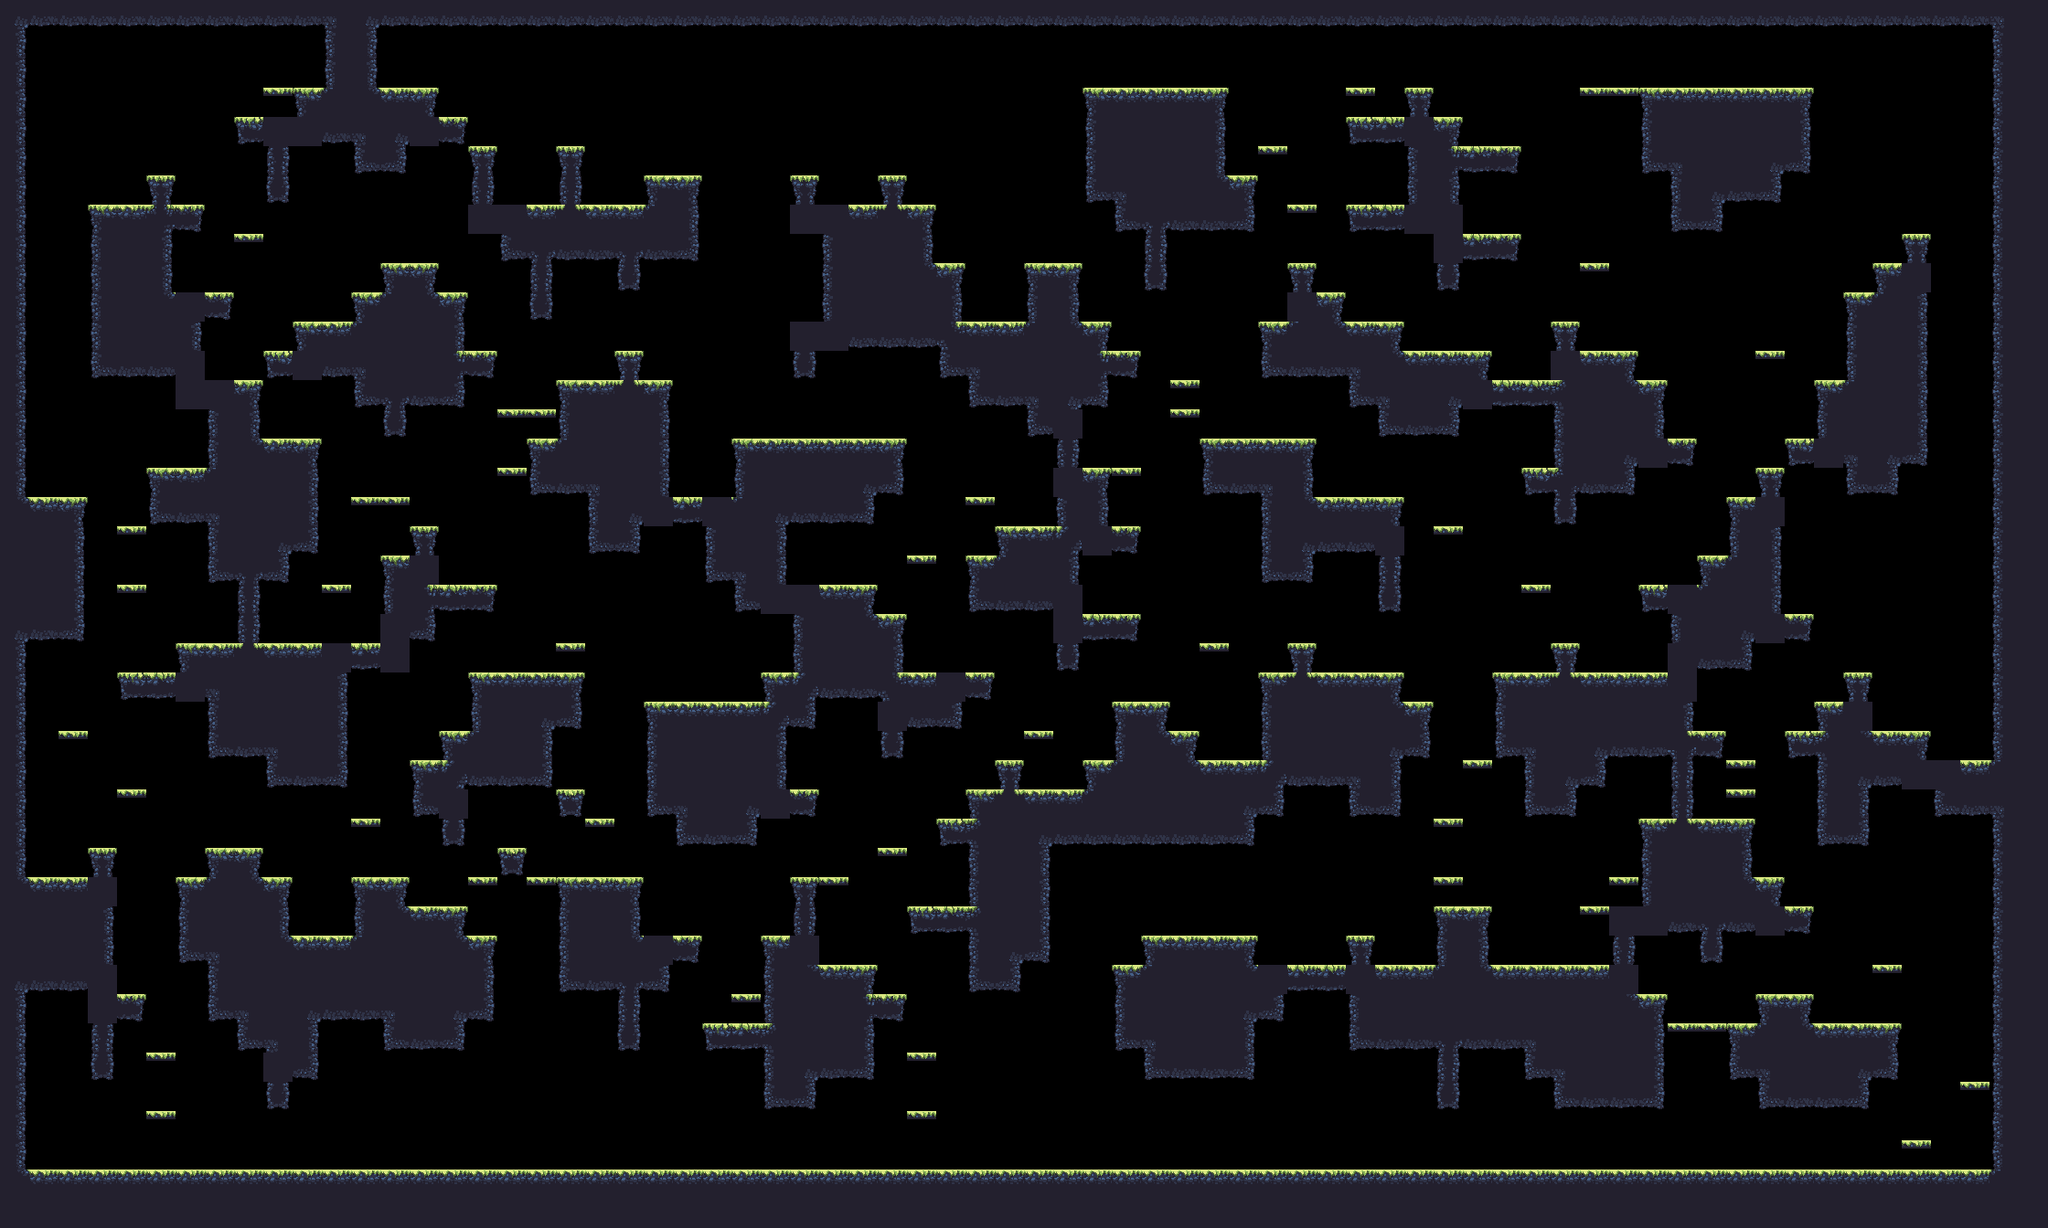

This is a level from a 2D game, rendered from its Tiled map with the project's own tilesets. A one-line summary and the map file follow, with tile-layer data summarised:
An orthogonal 70x42 tile map with 32x32 px tiles, 1 tile layer (main) and 17 objects (9x spawn, spawnPlayer0, spawnCrown0, spawnPlayer1, spawnCrown1, ...).

<map compressionlevel="0" height="42" infinite="0" nextlayerid="3" nextobjectid="4" orientation="orthogonal" renderorder="right-down" tiledversion="1.3.2" tileheight="32" tilewidth="32" version="1.2" width="70">
 <tileset firstgid="1" source="forest_summer_tile_set.tsx" />
 <layer height="42" id="1" name="main" width="70">
  <data>[2940 cells, 1289 non-empty, 30 distinct tile ids]</data>
 </layer>
 <objectgroup><object id="1" name="spawnPlayer0" x="96" y="176.0" /><object id="2" name="spawnCrown0" x="128" y="176.0" /><object id="3" name="spawnPlayer1" x="2048" y="240.0" /><object id="4" name="spawnCrown1" x="1664" y="112.0" /><object id="5" name="spawnPlayer2" x="64" y="1232.0" /><object id="6" name="spawnCrown2" x="96" y="1232.0" /><object id="7" name="spawnPlayer3" x="2112" y="1232.0" /><object id="8" name="spawnCrown3" x="2112" y="1232.0" /><object id="9" name="spawn" x="1760" y="944.0" /><object id="10" name="spawn" x="928" y="1008.0" /><object id="11" name="spawn" x="224" y="880.0" /><object id="12" name="spawn" x="128" y="1232.0" /><object id="13" name="spawn" x="1344" y="976.0" /><object id="14" name="spawn" x="1248" y="1232.0" /><object id="15" name="spawn" x="800" y="1232.0" /><object id="16" name="spawn" x="1120" y="1232.0" /><object id="17" name="spawn" x="992" y="944.0" /></objectgroup></map>
